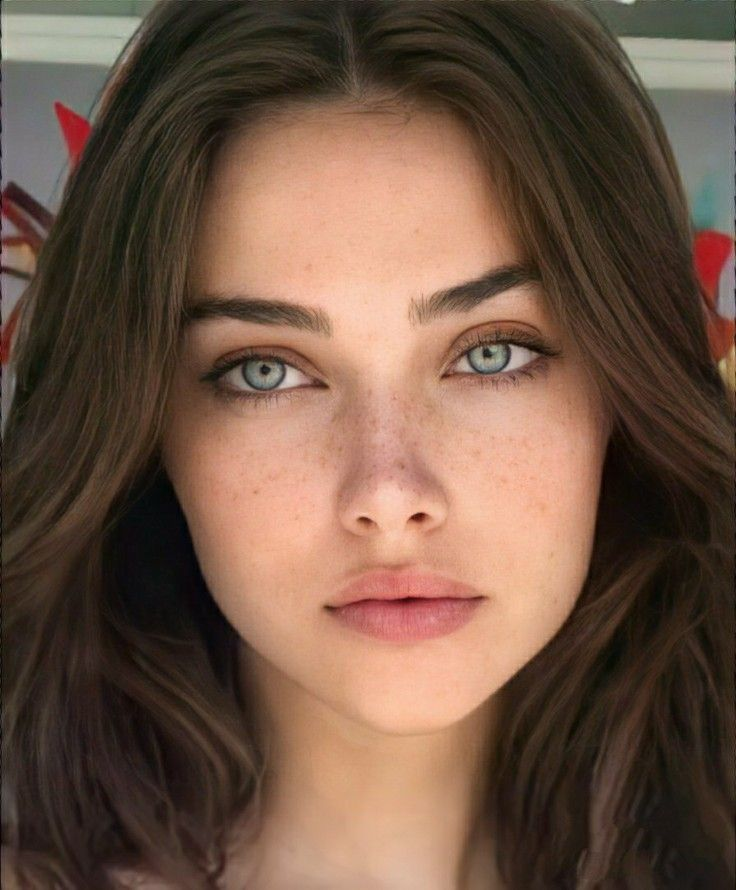
#> input picture OpenCV/0Prectice/face.jpg, 736 x 890 px
$ python 6HaaeCascade.py
#> lines starting #> are read from the running program, lines starting #| are printed output that depends on the picture; after the words box and inside, x2 and y2 are one past the last pixel; in counts of white or black regions, pixels touching at a corner belong together
import cv2
import numpy as np

face_cascade=cv2.CascadeClassifier('haarcascade_frontalface_default.xml')
eye_cascade=cv2.CascadeClassifier('haarcascade_eye.xml')
mouth_cascade=cv2.CascadeClassifier('haarcascade_mcs_mouth.xml')

img=cv2.imread('face.jpg')
#> img is the input picture: shape (890, 736, 3); mean B, G, R 68.7, 84.8, 111
gray=cv2.cvtColor(img,cv2.COLOR_BGR2GRAY)
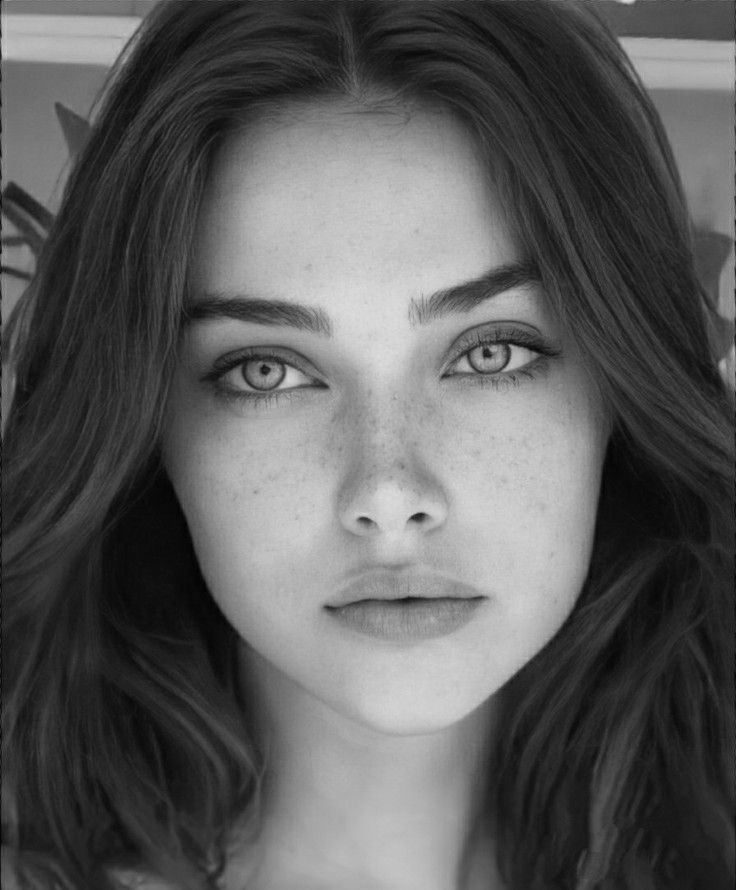
#> gray: shape (890, 736); min 1, max 223, mean 90.8
faces=face_cascade.detectMultiScale(gray,1.3,5)
#> faces = [[120, 187, 527, 527]]
for(x,y,w,h) in faces:
    cv2.rectangle(img,(x,y),(x+w,y+h),(255,0,0),3)
    roi_gray=gray[y:y+h,x:x+w]
    roi_color=img[y:y+h,x:x+w]
    eyes=eye_cascade.detectMultiScale(roi_gray,1.3,5)
    for(ex,ey,ew,eh) in eyes:
        cv2.rectangle(roi_color,(ex,ey),(ex+ew,ey+eh),(0,255,0),3)
    roi_gray_mouth=gray[y+(h//2):y+h,x:x+w]
    roi_color_mouth=img[y+(h//2):y+h,x:x+w]
    mouth=mouth_cascade.detectMultiScale(roi_gray_mouth,1.3,5)
    for(mx,my,mw,mh) in mouth:
        cv2.rectangle(roi_color,(mx,my),(mx+mw,my+mh),(0,0,255),3)
#> this loop made 1 pass
#> (x, y, w, h, eyes, mouth) on pass 1: (120, 187, 527, 527, [[74, 128, 118, 118], [318, 111, 114, 114]], [[231, 126, 129, 77]])
#> pass 1, `roi_gray=gray[y:y+h,x:x+w]`:
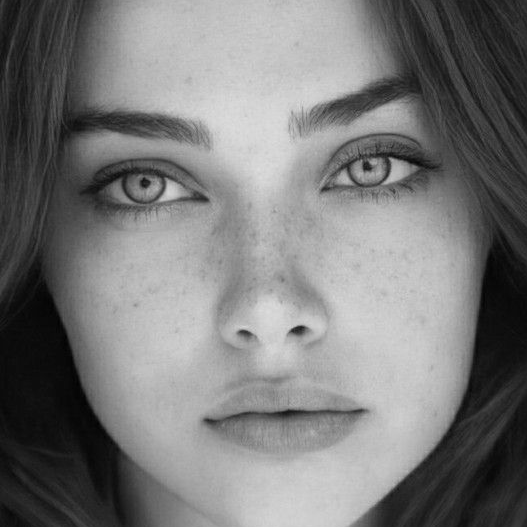
#> roi_gray: shape (527, 527); min 1, max 223, mean 121.3
#> pass 1, `roi_color=img[y:y+h,x:x+w]`:
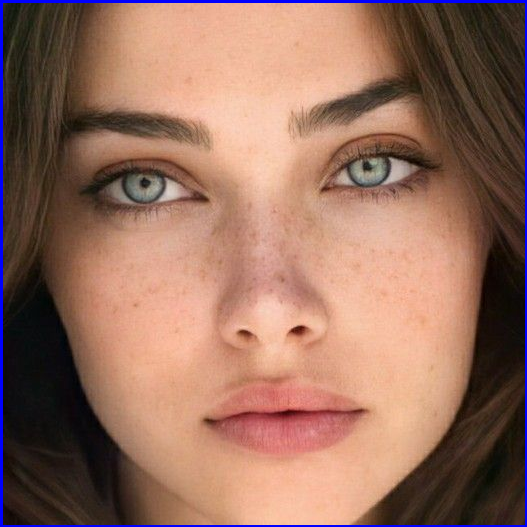
#> roi_color: shape (527, 527, 3); mean B, G, R 94.9, 110.4, 150
#> pass 1, `roi_gray_mouth=gray[y+(h//2):y+h,x:x+w]`:
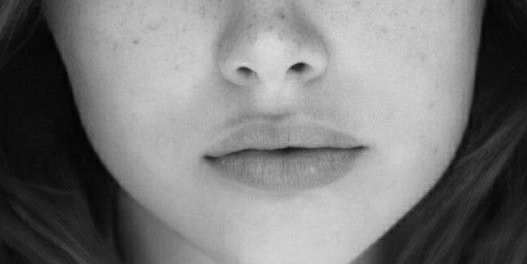
#> roi_gray_mouth: shape (264, 527); min 1, max 221, mean 122.4
#> pass 1, `roi_color_mouth=img[y+(h//2):y+h,x:x+w]`:
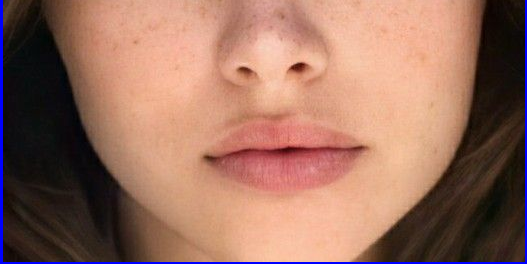
#> roi_color_mouth: shape (264, 527, 3); mean B, G, R 95.5, 110.9, 153.5
#> after the loop:
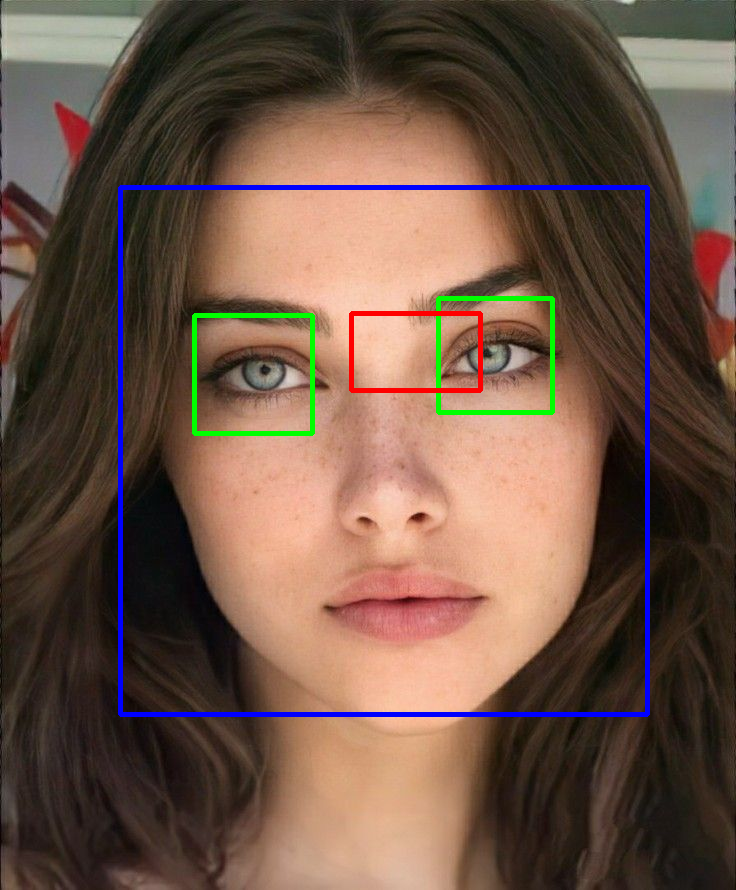
#> img: shape (890, 736, 3); 2.62% of pixels changed, all inside (x1, y1, x2, y2) = (118, 185, 650, 717)
#> after the loop:
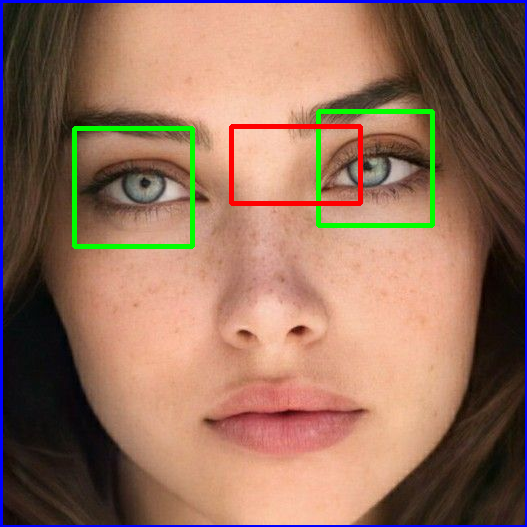
#> roi_color: shape (527, 527, 3); 2.38% of pixels changed, all inside (x1, y1, x2, y2) = (72, 109, 435, 249)

cv2.imshow('img',img)
cv2.waitKey(0)
cv2.destroyAllWindows()
